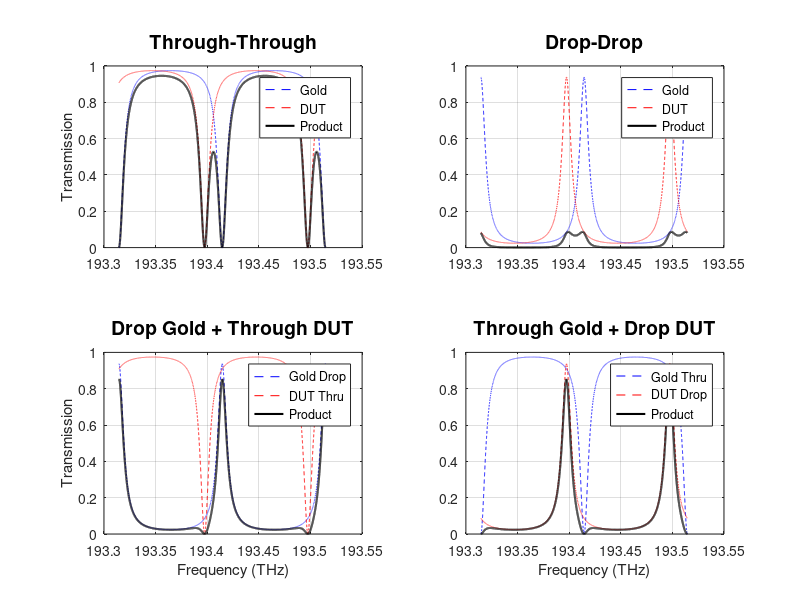

MATLAB code for this plot:
%% PIC Simulation - Ring Resonator testing with Golden standard vs DUT

% Matteo Brambilla - 2026

clear; clc; close all;
c = 299792458;           % Speed of light [m/s]

%% 1. User-Defined Parameters - Golden standard
lambda_0_gold = 1550e-9;      % Center wavelength [m]
f_0_gold = c / lambda_0_gold; % Center frequency [Hz]
FSR_gold = 100e9;             % Free Spectral Range [Hz] (100 GHz)
B_gold = 10e9;                % Full Width at Half Maximum [Hz] (10 GHz)
ng = 4.2;                     % Group index (typical for Silicon on Insulator)
neff = 2.45;                  % Effective refractive index (typical for 450nm guide)
gamma = 0.99;                 % Round-trip amplitude transmission (1 = lossless)
Ptot = 1e-3;                  % Total input power [W]

%% 2. Derived Physical Parameters - Golden Standard
L_gold_theotical = c / (ng * FSR_gold);           % Ring circumference [m]

m = neff * L_gold_theotical / lambda_0_gold;      % Resonance harmonic
m = floor(m);                                     % Round m to integer

L_gold = lambda_0_gold * m / neff;
FSR_gold = c / (ng * L_gold);

R_gold = L_gold / (2 * pi);                       % Ring radius [m]

% Calculate the transmission and coupling coefficients
p = pi * B_gold / FSR_gold;
r = (-p + sqrt(p^2 + 4)) / 2;
t = sqrt(1 - r^2);

fprintf('--- Golden Standard ---\n');
fprintf('Gold FSR: %.3f GHz\n', FSR_gold / 1e9);
fprintf('Gold Ring Radius: %.2f um\n', R_gold * 1e6);
fprintf('Required Transmission (r): %.4f\n', r);
fprintf('Required Coupling (t): %.4f\n\n', t);

%% 3. Frequency Vector Setup
f_span = 2 * FSR_gold;
f = linspace(f_0_gold - f_span/2, f_0_gold + f_span/2, 10000); 
phi_gold = 2 * pi * (f - f_0_gold) / FSR_gold;

%% 4. Transfer Function Calculation - Golden Standard
E_thru_gold = (r - r * gamma * exp(1i * phi_gold)) ./ (1 - r^2 * gamma * exp(1i * phi_gold));
P_thru_gold = abs(E_thru_gold).^2;

E_drop_gold = (-t^2 * sqrt(gamma) * exp(1i * phi_gold / 2)) ./ (1 - gamma * r^2 * exp(1i * phi_gold));
P_drop_gold = abs(E_drop_gold).^2;


%% 5. Transfer function definition - DUT
% Define the physical fabrication error
R_error = 10e-9;                  % Lithography radius error [m] (10 nm)
R_DUT = R_gold + R_error;         % DUT Ring radius [m]
L_DUT = 2 * pi * R_DUT;           % DUT Ring circumference [m]

% 1. Compute the new Center Frequency and Wavelength based on geometry
lambda_0_DUT = lambda_0_gold * (L_DUT / L_gold);

f_0_DUT = c / lambda_0_DUT; 

% Calculate the exact wavelength shift for our own awareness
lambda_shift = lambda_0_DUT - lambda_0_gold;
f_shift = f_0_DUT - f_0_gold;

% 2. Compute the new FSR
FSR_DUT = c / (ng * L_DUT);

fprintf('--- Device Under Test (DUT) ---\n');
fprintf('DUT FSR: %.3f GHz\n', FSR_DUT / 1e9);
fprintf('DUT Ring Radius: %.2f um\n', R_DUT * 1e6);
fprintf('Calculated Wavelength Shift: %.2f nm\n', lambda_shift * 1e9);
fprintf('Calculated Frequency Shift: %.2f GHz\n\n', f_shift / 1e9);


%% 6. Transfer Function Calculation - DUT
phi_DUT = 2 * pi * (f - f_0_DUT) / FSR_DUT;

E_thru_DUT = (r - r * gamma * exp(1i * phi_DUT)) ./ (1 - r^2 * gamma * exp(1i * phi_DUT));
P_thru_DUT = abs(E_thru_DUT).^2;

E_drop_DUT = (-t^2 * sqrt(gamma) * exp(1i * phi_DUT / 2)) ./ (1 - gamma * r^2 * exp(1i * phi_DUT));
P_drop_DUT = abs(E_drop_DUT).^2;


%% 7. Cascaded Configurations & Power Integration

% Configuration 1: Through Gold + Through DUT
P_TT = P_thru_gold .* P_thru_DUT;

% Configuration 2: Drop Gold + Drop DUT
P_DD = P_drop_gold .* P_drop_DUT;

% Configuration 3: Drop Gold + Through DUT
P_DT = P_drop_gold .* P_thru_DUT;

% Configuration 4: Through Gold + Drop DUT
P_TD = P_thru_gold .* P_drop_DUT;


%% 8. Plotting
figure();

% --- Plot 1: Through-Through ---
subplot(2,2,1);
plot(f/1e12, P_thru_gold, 'b--', f/1e12, P_thru_DUT, 'r--', f/1e12, P_TT, 'k', 'LineWidth', 1.5);
title(['Through-Through'], 'FontSize', 14);
ylabel('Transmission'); grid on;
legend('Gold', 'DUT', 'Product');

% --- Plot 2: Drop-Drop ---
subplot(2,2,2);
plot(f/1e12, P_drop_gold, 'b--', f/1e12, P_drop_DUT, 'r--', f/1e12, P_DD, 'k', 'LineWidth', 1.5);
title(['Drop-Drop'], 'FontSize', 14);
grid on;
legend('Gold', 'DUT', 'Product');

% --- Plot 3: Drop-Through ---
subplot(2,2,3);
plot(f/1e12, P_drop_gold, 'b--', f/1e12, P_thru_DUT, 'r--', f/1e12, P_DT, 'k', 'LineWidth', 1.5);
title(['Drop Gold + Through DUT'], 'FontSize', 14);
xlabel('Frequency (THz)'); ylabel('Transmission'); grid on;
legend('Gold Drop', 'DUT Thru', 'Product');

% --- Plot 4: Through-Drop ---
subplot(2,2,4);
plot(f/1e12, P_thru_gold, 'b--', f/1e12, P_drop_DUT, 'r--', f/1e12, P_TD, 'k', 'LineWidth', 1.5);
title(['Through Gold + Drop DUT'], 'FontSize', 14);
xlabel('Frequency (THz)'); grid on;
legend('Gold Thru', 'DUT Drop', 'Product');

%% 9. Terminal Output

P_dens = Ptot / f_span;                     % Power spectral density

Power_TT = trapz(f, P_TT * P_dens);
Power_DD = trapz(f, P_DD * P_dens);
Power_DT = trapz(f, P_DT * P_dens);
Power_TD = trapz(f, P_TD * P_dens);

fprintf('--- Integrated Power Summary ---\n');
fprintf('Input Power:     %.3f mW\n', Ptot * 1e3);
fprintf('Through-Through: %.3f mW\n', Power_TT * 1e3);
fprintf('Drop-Drop:       %.3f mW\n', Power_DD * 1e3);
fprintf('Drop-Through:    %.3f mW\n', Power_DT * 1e3);
fprintf('Through-Drop:    %.3f mW\n\n', Power_TD * 1e3);
